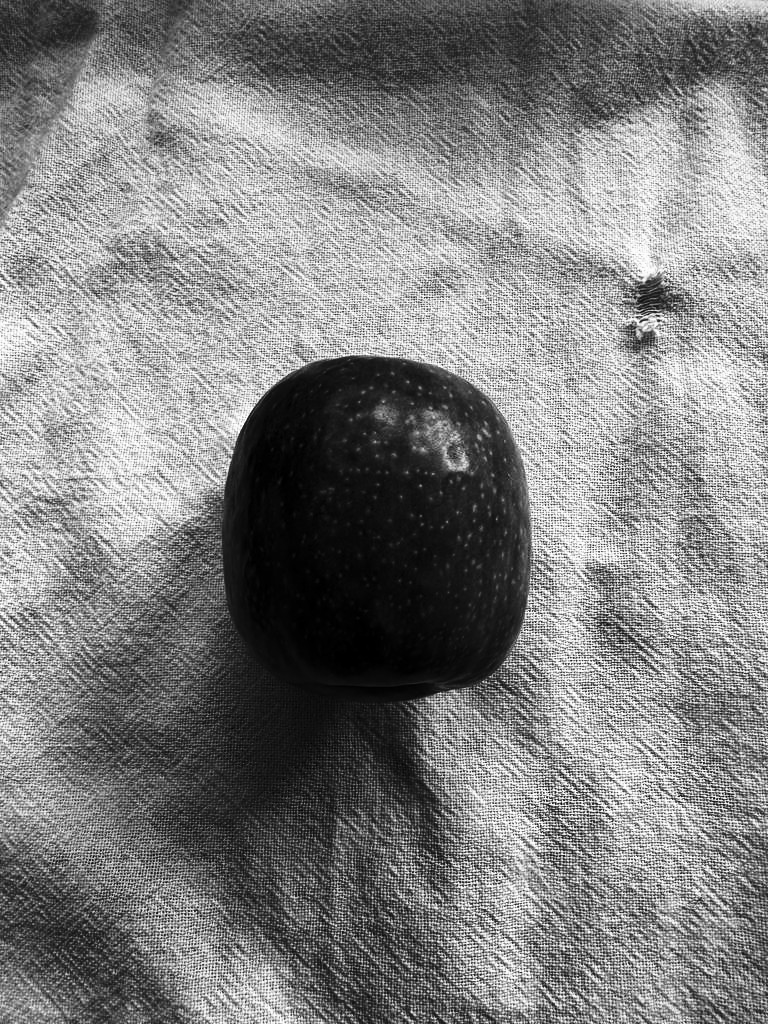
#> input picture DataNormalization/EqualizedImages/Apple/0-01-V1-W.png, 768 x 1024 px; its folder holds 3 pictures in this run
$ jupyter execute HistogramaMedio.ipynb
#> lines starting #> are read from the running program, lines starting #| are printed output that depends on the picture; pictures that were not available may be replaced by others from this repository, and a replacement may not be noted
[cell 1]
import cv2
import numpy as np
import matplotlib.pyplot as plt
import os

def read_image(filename):
    return cv2.imread(filename)
#> returned value is the input picture: shape (1024, 768, 3); min 0, max 255, mean 128.3

def histogram_image(image, fruit, filename):
    # Gera e plota o histograma
    colors = ("red", "green", "blue")
    plt.figure()
    plt.xlim([0, 256])
    for channel_id, color in enumerate(colors):
        histogram, bin_edges = np.histogram(
            image[:, :, channel_id], bins=256, range=(0, 256)
        )
        plt.plot(bin_edges[0:-1], histogram, color=color)

    plt.title("Histograma ({}, {})".format(fruit, filename))
    plt.xlabel("Valor da cor")
    plt.ylabel("Número de pixels")

def process_image(image):
    image_gray = cv2.cvtColor(image, cv2.COLOR_BGR2GRAY)
    image_blur = cv2.GaussianBlur(image_gray, (5, 5), 0)
    image_threshold = cv2.threshold(image_blur, 127, 255, cv2.THRESH_BINARY)[1]
    return image_threshold

fruits = [('apple', '01'), ('banana', '02'), ('pineapple', '03'), ('orange', '04'), ('pear', '05'), ('kiwi_fruit', '06'), ('avocado', '07'), ('dragon_fruit', '08'), ('lemon', '09'), ('melon', '10')]
versions = ['V1', 'V2']
colors = ['B', 'W']
operations = ['', 'cnv', 'pot', 'mirror']
folder_original_images = 'FrutasProcessadas'

def process_images_in_folder(folder_path, fruit, class_histograms):
    for root, dirs, files in os.walk(folder_path):
        for file in files:
            filename = os.path.join(root, file)
            image = read_image(filename)
            class_histograms.append(image)

# Calcular histograma médio de cada classe
for fruit in fruits:
    class_histograms = []
    fruit_folder = os.path.join(folder_original_images, fruit[0].capitalize())
    process_images_in_folder(fruit_folder, fruit[0], class_histograms)
    average_histogram = np.mean(class_histograms, axis=0)

    # Plotar histograma médio da classe
    plt.figure()
    colors = ("red", "green", "blue")
    plt.xlim([0, 256])
    for channel_id, color in enumerate(colors):
        plt.plot(average_histogram[:, channel_id], color=color)
    plt.title("Histograma Médio ({})".format(fruit[0]))
    plt.xlabel("Valor da cor")
    plt.ylabel("Número de pixels")

plt.show()
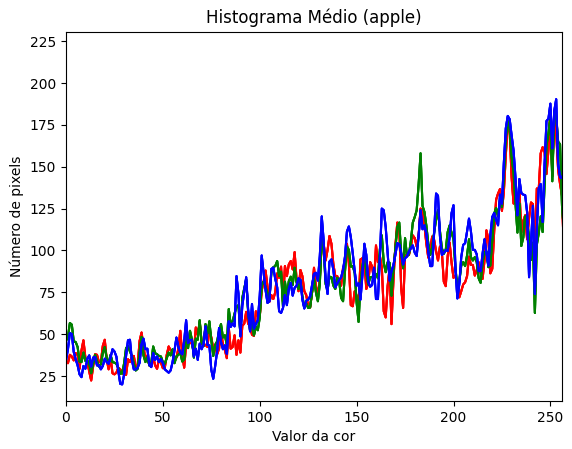
#> figure drawn by matplotlib, 1 panel; curve peaks at x = 513, y = 211.7; curve peaks at x = 513, y = 211.7; curve peaks at x = 513, y = 211.7
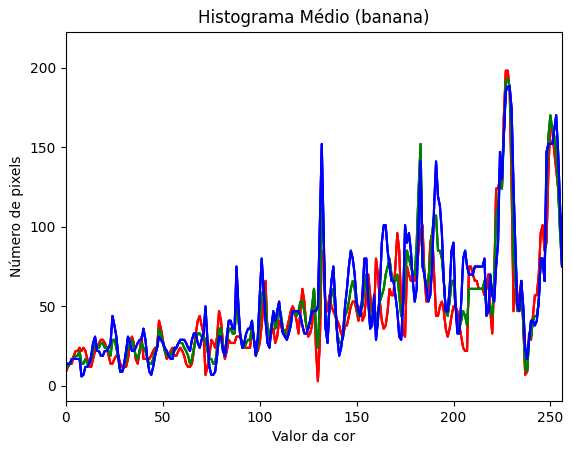
#> figure drawn by matplotlib, 1 panel; curve peaks at x = 514, y = 212; curve peaks at x = 514, y = 212; curve peaks at x = 514, y = 212
#> figure, not shown here; curve peaks at x = 514, y = 212; curve peaks at x = 514, y = 212; curve peaks at x = 514, y = 212
#> figure, not shown here; curve peaks at x = 514, y = 212; curve peaks at x = 514, y = 212; curve peaks at x = 514, y = 212
#> figure, not shown here; curve peaks at x = 514, y = 212; curve peaks at x = 514, y = 212; curve peaks at x = 514, y = 212
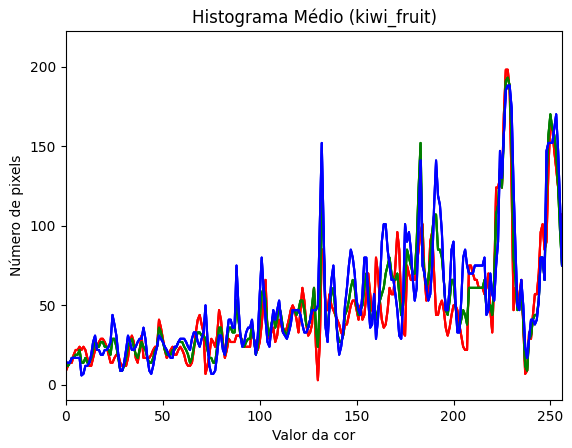
#> figure drawn by matplotlib, 1 panel; curve peaks at x = 514, y = 212; curve peaks at x = 514, y = 212; curve peaks at x = 514, y = 212
#> figure, not shown here; curve peaks at x = 514, y = 212; curve peaks at x = 514, y = 212; curve peaks at x = 514, y = 212
#> figure, not shown here; curve peaks at x = 514, y = 212; curve peaks at x = 514, y = 212; curve peaks at x = 514, y = 212
#> figure, not shown here; curve peaks at x = 514, y = 212; curve peaks at x = 514, y = 212; curve peaks at x = 514, y = 212
#> figure, not shown here; curve peaks at x = 514, y = 212; curve peaks at x = 514, y = 212; curve peaks at x = 514, y = 212
